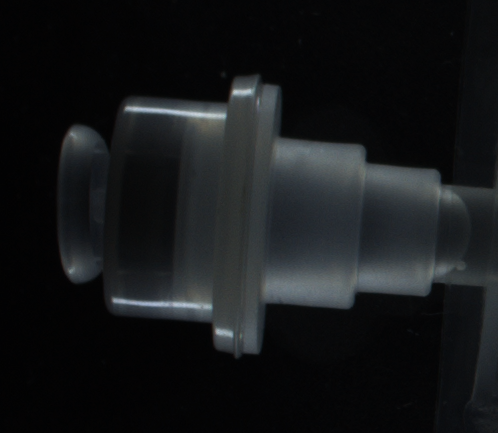
#> input picture GUI template/GUI template/portgoal3.bmp, 498 x 433 px, given in place of , which was not available
$ python -i 'VNX-0-2(Ctr).py'   (imports and definitions only)   (older library calls are emulated)
#> lines starting #> are read from the running program, lines starting #| are printed output that depends on the picture; after the words box and inside, x2 and y2 are one past the last pixel; in counts of white or black regions, pixels touching at a corner belong together; pictures that were not available may be replaced by others from this repository, and a replacement may not be noted

from tkinter import *
from tkinter import messagebox, filedialog

import os
import cv2
import numpy as np
import matplotlib as mpl
from copy import deepcopy
from PIL import Image, ImageTk

from calendar import c
from concurrent.futures import process
from multiprocessing import dummy
import glob
import sys

from matplotlib import pyplot as plt
from PIL import Image
import PIL
from pickle import FALSE, TRUE
import imutils

filter_con_min = 0.25
filter_con_max = 0.6

# Center the tkinter window
# [518 lines left out: functions center_window, cv2_window, resize, select_image, on_mouse, select_roi and 7 more, not called in this run]


#generate roi
def generate_roi():
    global path
    global panalA
    print("yes")
    image = cv2.imread(path)
#> image is the input picture: shape (433, 498, 3); mean B, G, R 24.8, 23.2, 21.3
    print(path)
    # [9 lines of commented-out code are left out]
    count = 0

    init_image = image.copy()

    if isDarkImage(image) == 1:
        #print("dark")
        template = cv2.imread('portgoal3.bmp', 0)
        methods = ['cv2.TM_CCORR_NORMED']
        box,bag_box = generateROI(image, methods, template)
    else:
        #print("white")
        template = cv2.imread('portgoal.bmp', 0)
        methods = ['cv2.TM_CCOEFF_NORMED']
        box,bag_box = generateROI(image, methods, template)
    # [4 lines of commented-out code are left out]
    original,masked = extraction(image,box[0],box[1])
    #cv2.waitKey(0)
    preprocessed,cropped = preprocess(masked,FALSE)

    if(isDarkImage(image)==1):
        preprocessed, cropped = preprocess_dark(masked,FALSE)
    else:
        preprocessed,cropped = preprocess(masked,FALSE)
    #show_result("After",preprocessed)
    #show_result("Cropped",cropped)

    # change parameters to get rid of the border
    newbox0 = list(box[0])
    newbox1 = list(box[1])
    for i in range(2):
        newbox0[i]+=37
        newbox1[i]-=30
    nbox0=tuple(newbox0)
    nbox1=tuple(newbox1)
    nbox = (nbox0,nbox1)
    #print(nbox)

    _,secondcrop = extraction_white(preprocessed,nbox[0],nbox[1])
    #show_result("SecondCrop",secondcrop)
    #cv2.waitKey(0)
    #cv2.destroyAllWindows()
    # take only the interested area
    nc = secondcrop[nbox0[1]:nbox1[1],nbox0[0]:nbox1[0]]
    # [11 lines of commented-out code are left out]

    thnc = thresholding(nc,1)
    #show_result("Threshold", thnc)
    #cv2.waitKey(0)

    contour_edge,gc = locate_contour(thnc)
    # time to get the bounding box for this contour

    boxim,box,no_turn_top_left,no_turn_bottom_right = locate_box(contour_edge,gc)

    if(len(box)!=0):

        # process box coordinate so to fit original picture
        box[0][0]+=newbox0[0]
        no_turn_top_left[0]+=newbox0[0]
        no_turn_bottom_right[0]+=newbox0[0]
        box[0][1]+=newbox0[1]
        no_turn_top_left[1]+=newbox0[1]
        no_turn_bottom_right[1]+=newbox0[1]
        box[1][0]+=newbox0[0]
        box[1][1]+=newbox0[1]
        box[2][0]+=newbox0[0]
        box[2][1]+=newbox0[1]
        box[3][0]+=newbox0[0]
        box[3][1]+=newbox0[1]

        boxed_original = image
        boxed_original = cv2.drawContours(image,[box],-1,(0,0,255),2)
        boxed_original = cv2.rectangle(boxed_original,(no_turn_top_left[0],no_turn_top_left[1]),(no_turn_bottom_right[0],no_turn_bottom_right[1]),(0,255,0),2)
    #cv2.imshow("boxed",boxed_original)


    #only need x coordinate of port box for big box
    bag_box_left_extreme = no_turn_bottom_right[0]


    # [48 lines of commented-out code are left out]
    processed_bag, scaled_bag = bag_preprocess(init_image,FALSE)
    border_images = bag_border_extraction(processed_bag, 1)
    located, contour = locate_bags(border_images, scaled_bag)

    if contour is None:
        print("Could not locate infusion bags in data: ".format(name))
    else:
        boxim,box,no_turn_top_left,no_turn_bottom_right = locate_bag_box(located,contour)


        # process box coordinate so to fit original picture
        box[0][0]*=2
        no_turn_top_left[0]*=2
        no_turn_bottom_right[0]*=2
        box[0][1]*=2
        no_turn_top_left[1]*=2
        no_turn_bottom_right[1]*=2
        box[1][0]*=2
        box[1][1]*=2
        box[2][0]*=2
        box[2][1]*=2
        box[3][0]*=2
        box[3][1]*=2

        print(box)
        print(bag_box[0])
        # [4 lines of commented-out code are left out]


        boxed_original = cv2.drawContours(boxed_original,[box],-1,(0,0,255),2)
        boxed_original = cv2.rectangle(boxed_original,(no_turn_top_left[0],no_turn_top_left[1]),(no_turn_bottom_right[0],no_turn_bottom_right[1]),(0,255,0),2)
        #cv2.imshow("boxed",boxed_original)
        #cv2.waitKey(0)

    # From here, axis


    name = "boxed"+str(count)+".jpg"

    # Use this path for overall output
    ##Path="./result_roi/"+name

    # Use this path for
    ##cv2.imwrite(Path,boxed_original)
    count+=1


    img_gray = boxed_original
    #plt.imshow(img_gray)
    #plt.show()
    pil_image2 = cv2.resize(img_gray, (648, 486))
    #pil_image = Image.fromarray(img_gray)
    pil_image = Image.fromarray(pil_image2)

    tk_image = ImageTk.PhotoImage(pil_image)

    panelA.configure(image = tk_image)
    panelA.image = tk_image


# port detection:
# read images of .bmp format
# [33 lines left out: functions load_images_bmp, load_images_bmp_single, load_images_jpg, not called in this run]

#decide if the images is dark
def isDarkImage(image):
    gray = cv2.cvtColor(image, cv2.COLOR_BGR2GRAY)
    thr, binary = cv2.threshold(gray, 0, 255, cv2.THRESH_BINARY | cv2.THRESH_OTSU)
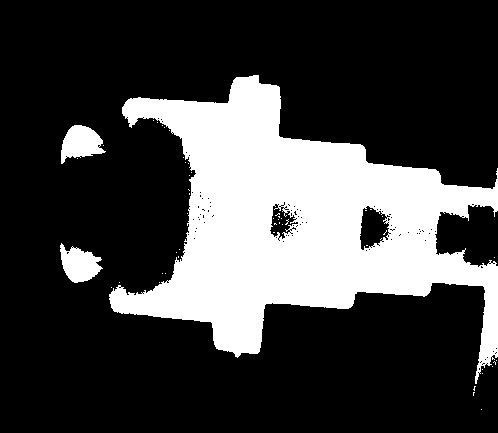
#> binary: shape (433, 498); 25.5% white; 51 white regions (48 under 20 px), largest, box (x1, y1, x2, y2) and area: (109, 75, 498, 384) 52829, (61, 125, 106, 164) 1085, (60, 243, 103, 283) 1059
#> thr = 36
    #plt.imshow(binary)
    #plt.show()
    mean = np.mean(binary)
#> mean = 65.12
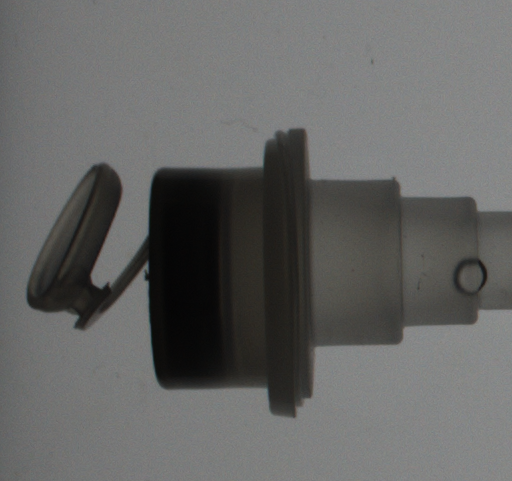
#> input picture GUI template/GUI template/portgoal.bmp, 512 x 481 px
    #print(mean)
    if(mean > 50):
        return 0
    else:
        return 1

#find the inititial roi of the port and bag
def generateROI(processed_img, methods, template):
    folder = 'testset'
    pattern = folder + '\\*\\*.bmp'
    count = 0

    img_gray = cv2.cvtColor(processed_img, cv2.COLOR_BGR2GRAY)
    img = cv2.cvtColor(processed_img, cv2.COLOR_BGR2RGB)

    h, w = template.shape[:2]
    for meth in methods:
        img2 = img.copy()
        method = eval(meth)
        res = cv2.matchTemplate(img_gray, template, method)
        min_val, max_val, min_loc, max_loc = cv2.minMaxLoc(res)

        if method in [cv2.TM_SQDIFF, cv2.TM_SQDIFF_NORMED]:
            top_left = min_loc
        else:
            top_left = max_loc
            bottom_right = (top_left[0] + w, top_left[1] + h)
            cv2.circle(res, top_left, 10, 0, 2)

        cv2.rectangle(img2, top_left, bottom_right, (0, 255, 0), 2)
        bag_top_left = (bottom_right[0]-100,250)
        bag_bottom_right=(2000,1750)
        cv2.rectangle(img2, (bottom_right[0] - 100, 250), (2000,1750), (0, 255, 0), 2)
        # [4 lines of commented-out code are left out]
        status = cv2.imwrite("resultbag2.jpg", img2)
        #print(status)
        return((top_left, bottom_right),(bag_top_left,bag_bottom_right))
#> this loop made 1 pass
#> (min_val, max_val, min_loc, top_left, bottom_right, bag_top_left) on pass 1: (-0.497, -0.278, (0, 40), (14, 0), (526, 481), (426, 250))
#> in generate_roi, `box,bag_box = generateROI(image, methods, template)`: box = ((14, 0), (526, 481)); bag_box = ((426, 250), (2000, 1750))

# Cropping out interested area for processing
def extraction(src, top_left, bottom_right):
#> called with top_left = (14, 0), bottom_right = (526, 481)
    original = src
    blank = np.zeros(src.shape[:2], dtype='uint8')
    mask = cv2.rectangle(blank,top_left,bottom_right,255,-1)
#> mask: shape (433, 498); 97.2% white; 1 black region, box (x1, y1, x2, y2) and area: (0, 0, 14, 433) 6062
    masked = cv2.bitwise_and(src,src,mask=mask)
    #cv2.imshow("Cropped",masked)
    return original,masked

# Cropping out but using white background
def extraction_white(src, top_left, bottom_right):
    original = src
    blank = np.zeros(src.shape[:2], dtype='uint8')
    mask = cv2.rectangle(blank,top_left,bottom_right,150,-1)
    masked = cv2.bitwise_and(src,src,mask=mask)
    #cv2.imshow("Cropped",masked)
    return original,masked

# Apply Threshold to the image
def thresholding(src,mode=1):
    #im = cv2.adaptiveThreshold(src,255,cv2.ADAPTIVE_THRESH_MEAN_C,cv2.THRESH_BINARY_INV,13,2)
    _,im = cv2.threshold(src,247,255,cv2.THRESH_BINARY)
    #cv2.imshow("Threshold",im)
    #cv2.waitKey(0)

    return im

# Apply Blur to the image
def blur(src, mode=1):
    im = cv2.GaussianBlur(src,(13,13),0)

    #cv2.imshow("Blurred",im)
    #cv2.waitKey(0)

    return im

# Crop Image
def crop(src,top_left,bottom_right):
    cropped = src[top_left[1]:bottom_right[1],top_left[0]:bottom_right[0]]
    return cropped


# Show Result
# [7 lines left out: function show_result, not called in this run]


# Pre-Process Image
def preprocess(src, show=FALSE):
    # for image in image_list:
    rows, cols, _channels = map(int, src.shape)
    # right now try to prevent down sampling to preserve original image size
    #scaled_img = cv2.pyrDown(src, dstsize=(cols // 2, rows // 2))  # down sampling
    scaled_img = src
    #
    show = False
    if show:
        cv2.imshow("original", scaled_img)
    # image enhancing
    # converting to LAB color space
    lab = cv2.cvtColor(scaled_img, cv2.COLOR_BGR2LAB)
#> lab: shape (433, 498, 3); mean of channels 0, 1, 2 22.7, 127.5, 126.8
    l_channel, a, b = cv2.split(lab)

    # Applying CLAHE to L-channel
    # feel free to try different values for the limit and grid size:
    clahe1 = cv2.createCLAHE(clipLimit=6.0, tileGridSize=(8, 8))
    cl = clahe1.apply(l_channel)

    # merge the CLAHE enhanced L-channel with the a and b channel
    limg = cv2.merge((cl, a, b))
#> limg: shape (433, 498, 3); mean of channels 0, 1, 2 50.7, 127.5, 126.8

    # Converting image from LAB Color model to BGR color spcae
    im = cv2.cvtColor(limg, cv2.COLOR_LAB2BGR)

    if show:
        cv2.imshow('enhance1: CLAHE', im)
    im = cv2.cvtColor(im, cv2.COLOR_BGR2GRAY)  # convert to gray scale
#> im: shape (433, 498)
    if show:
        cv2.imshow("grey", im)
    im = cv2.equalizeHist(im)  # 直方图均衡化
    if show:
        cv2.imshow("enhance2:", im)
    im = blur(im, 2)
#> in blur, `im = cv2.GaussianBlur(src,(13,13),0)`:
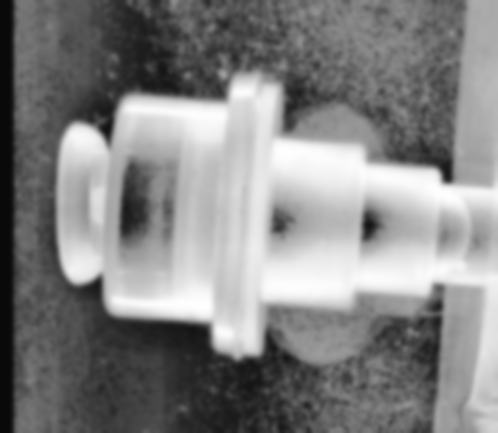
#> im: shape (433, 498); min 9, max 254, mean 131
#> in generate_roi, `newbox0 = list(box[0])`: newbox0 = [14, 0]
#> in generate_roi, `newbox1 = list(box[1])`: newbox1 = [526, 481]
#> after the loop in generate_roi, `for i in range(2):`: newbox0 = [51, 37]; newbox1 = [496, 451]
#> in generate_roi, `nbox0=tuple(newbox0)`: nbox0 = (51, 37)
#> in generate_roi, `nbox1=tuple(newbox1)`: nbox1 = (496, 451)
#> in generate_roi, `nbox = (nbox0,nbox1)`: nbox = ((51, 37), (496, 451))
#> in generate_roi, `nc = secondcrop[nbox0[1]:nbox1[1],nbox0[0]:nbox1[0]]`:
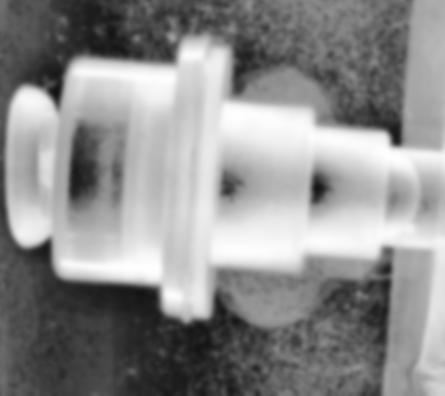
#> nc: shape (396, 445); min 17, max 254, mean 141.2
    if show:
        cv2.imshow("blur", im)
    # th = thresholding(im, 2)  # binary
    #cv2.waitKey(0)
    cv2.destroyAllWindows()
    return im, scaled_img

# Pre-Process for dark backgrounds
# [51 lines left out: functions preprocess_dark, bag_blur, not called in this run]

# Filter small contours
def filter_small_contour(src):
    contours_list, _ = cv2.findContours(src, cv2.RETR_LIST, cv2.CHAIN_APPROX_SIMPLE)
    ImageArea = src.shape[0] * src.shape[1]
    filtered_contours =  []
    for i in contours_list:
        # criteria for filtering
        area = cv2.contourArea(i)
        #print(area)
        if area>=(35) and area<=160:
            filtered_contours.append(i)
    return filtered_contours

# Filter small contours (2nd time)
# [9 lines left out: function filter_small_contour_second, not called in this run]

# Find biggest Contour
def find_biggest_contour(src):
    biggest = src[0]
    for i in src:
        area = cv2.contourArea(i)
        biggest_area = cv2.contourArea(biggest)
        if(area>biggest_area):
            biggest=i
    return biggest


# Detect Box Contour
def locate_contour(src):
    kernel = cv2.getStructuringElement(cv2.MORPH_RECT, (2, 2))
#> kernel = [[1, 1], [1, 1]]
    dilate = cv2.dilate(src, kernel)
#> dilate: shape (396, 445); 3.5% white; 9 white regions, largest, box (x1, y1, x2, y2) and area: (224, 107, 410, 166) 2551, (214, 240, 292, 258) 1169, (80, 256, 161, 277) 868
    edges = imutils.auto_canny(dilate)
#> edges: shape (396, 445); 0.71% white in thin lines or dots, all inside (x1, y1, x2, y2) = (67, 52, 410, 300)
    #show_result("Canny",edges)
    #cv2.waitKey(0)

    ini_contours,_ = cv2.findContours(edges,cv2.RETR_LIST,cv2.CHAIN_APPROX_SIMPLE)
#> ini_contours = 17 contours, 1 with area under 20; largest, box (x1, y1, x2, y2) and area: (223, 106, 410, 166) 2574, (223, 106, 410, 166) 2538, (213, 239, 292, 258) 1168, (213, 239, 292, 258) 1165, (80, 70, 175, 89) 702
    dummy_edge = ini_contours[0]
#> dummy_edge = contour of 14 points, box (x1, y1, x2, y2) (166, 291, 180, 300), area 75

    # get rid of small contours
    good_contours = filter_small_contour(edges)
#> in filter_small_contour, `contours_list, _ = cv2.findContours(src, cv2.RETR_LIST, cv2.CHAIN_APPR..`: contours_list has the same summary as ini_contours in locate_contour
#> the loop in filter_small_contour, `for i in contours_list:` made 17 passes
#> area on passes 1, 2, 3, 4, 6, 7, 8, 9: 75, 78, 21.5, 22, 1165, 1168.5, 424, 427
#> after the loop in filter_small_contour, `for i in contours_list:`: filtered_contours = 4 contours; box (x1, y1, x2, y2) and area: (184, 52, 201, 59) 86, (184, 52, 201, 59) 84, (166, 291, 180, 300) 78, (166, 291, 180, 300) 75
#> good_contours has the same summary as filtered_contours in filter_small_contour
    mask = np.ones(edges.shape[:2],dtype="uint8")*255
    contourImg = cv2.drawContours(mask, good_contours, -1, (0,255,0), 2)
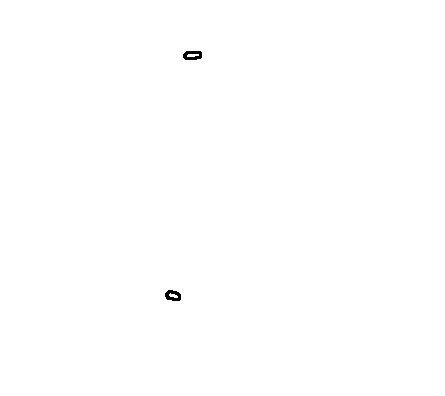
#> contourImg: shape (396, 445); 99.9% white; 2 black regions, box (x1, y1, x2, y2) and area: (183, 51, 202, 60) 124, (165, 290, 181, 301) 116
    contourImg = cv2.bitwise_not(contourImg)
#> contourImg: shape (396, 445); 0.14% white; 2 white regions
    #cv2.imshow("Contours", contourImg)
    #cv2.waitKey(0)

    edges = contourImg

    for cnt in good_contours:
        size = cv2.contourArea(cnt)
#> this loop made 4 passes
#> size on passes 1 to 4: 75, 78, 84, 85.5
        #print("printing cnt size")
        #print(size)

    edges = blur(edges,1)
    #good_contours=filter_small_contour(edges)
    new_good_contours, _ = cv2.findContours(edges, cv2.RETR_LIST, cv2.CHAIN_APPROX_SIMPLE)
#> new_good_contours = 2 contours; box (x1, y1, x2, y2) and area: (177, 45, 208, 66) 512, (159, 284, 187, 307) 476

    if(len(new_good_contours)==0):
        return edges,dummy_edge

    biggest = find_biggest_contour(new_good_contours)
#> in find_biggest_contour, `biggest = src[0]`: biggest = contour of 42 points, box (x1, y1, x2, y2) (159, 284, 187, 307), area 476
#> the loop in find_biggest_contour, `for i in src:` made 2 passes
#> (area, biggest_area) on passes 1 to 2: (476.5, 476.5), (512, 476.5)
#> biggest = contour of 40 points, box (x1, y1, x2, y2) (177, 45, 208, 66), area 512
#> in generate_roi, `contour_edge,gc = locate_contour(thnc)`: gc has the same summary as biggest in locate_contour
    # [5 lines of commented-out code are left out]

    return edges,biggest

# Draw Box
def locate_box(src,gc):
    # [5 lines of commented-out code are left out]
    cnt=gc
#> cnt has the same summary as biggest in locate_contour
    #if (len(gc)>1):
    #    cnt=np.vstack([gc[0],gc[1]])
    boundRect = cv2.boundingRect(cnt)
#> boundRect = (177, 45, 31, 21)
    rect = cv2.minAreaRect(cnt)
#> rect = ((192, 55), (20, 30), -90)
    box = cv2.boxPoints(rect)
#> box = [[207, 65], [177, 65], [177, 45], [207, 45]]
    box = np.int0(box)
    mask = src
    mask = cv2.cvtColor(mask,cv2.COLOR_GRAY2BGR)
#> mask: shape (396, 445, 3)
    #print(box)
    mask = cv2.drawContours(mask,[box],-1,(0,0,255),4 )
    mask = cv2.rectangle(mask, (int(boundRect[0]), int(boundRect[1])), (int(boundRect[0]+boundRect[2]), int(boundRect[1]+boundRect[3])), (0,255,0), 2)
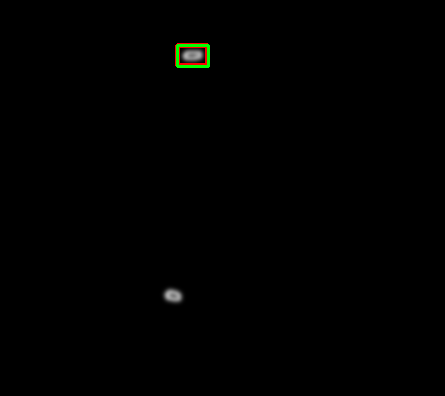
#> mask: shape (396, 445, 3); mean B, G, R 0.3, 0.8, 0.6
#> in generate_roi, `boxim,box,no_turn_top_left,no_turn_bottom_right = locate_box(contour_e..`: no_turn_top_left = [177, 45]; no_turn_bottom_right = [208, 66]
#> in generate_roi, `bag_box_left_extreme = no_turn_bottom_right[0]`: bag_box_left_extreme = 259

    #show_result("box",mask)
    #cv2.waitKey(0)
    return mask,box,[int(boundRect[0]), int(boundRect[1])],[int(boundRect[0]+boundRect[2]), int(boundRect[1]+boundRect[3])]


# Adapting from Yilin's Code for bag location
def bag_blur(new_image, mode=1):
    if mode == 1:
        new_image = cv2.GaussianBlur(new_image, (13, 13), 0)
        # new_image = cv2.GaussianBlur(new_image, (0, 0), sigmaX = 2.5, sigmaY = 2.5)
    elif mode == 2:
        new_image = cv2.medianBlur(new_image, 5)
    elif mode == 3:
        new_image = cv2.bilateralFilter(new_image, 9, 75, 75)
    return new_image

def bag_thresholding(corrected,mode=1):
    if mode == 1:
        th = cv2.adaptiveThreshold(corrected, 255, cv2.ADAPTIVE_THRESH_GAUSSIAN_C,
                                   cv2.THRESH_BINARY_INV, 13, 2)  # 自适应二值化
    elif mode == 2:
        th = cv2.adaptiveThreshold(corrected, 255, cv2.ADAPTIVE_THRESH_MEAN_C,
                                   cv2.THRESH_BINARY_INV, 13, 2)  # 自适应二值化
    elif mode == 3:
        _, th = cv2.threshold(corrected, 0, 255, cv2.THRESH_BINARY + cv2.THRESH_OTSU)
    else:
        th = corrected
    return th

def filter_bag_contours(image, contour_list):
    filtered_contours = []
    ImageArea = image.shape[0] * image.shape[1]
    largest = 0
    for i in contour_list:
        # criteria for filtering
        area = cv2.contourArea(i)
        if (area > largest):
            largest = area
        if (area >= filter_con_min * ImageArea) and (area <= filter_con_max * ImageArea):
            filtered_contours.append(i)
    print("The image area is")
    print (ImageArea)
    print ("The largest contour area is")
    print (largest)
    return filtered_contours

def bag_border_extraction(im, mode=2):
    if mode == 1:
        # for image in image_list:
        kernel = cv2.getStructuringElement(cv2.MORPH_RECT, (2, 2))
        dilate = cv2.dilate(im, kernel)
        erode = cv2.erode(im, kernel)
        result = cv2.absdiff(dilate, erode)
        cv2.imwrite("dilate.jpg", dilate)
        cv2.imwrite("erode.jpg", erode)
        cv2.imwrite("result.jpg", result)
        return result
    elif mode == 2:
        # for image in image_list:
        result = cv2.Canny(im, 100, 200)
        return result

def locate_bags(th, scaled_im):
    # for th, new_image in zip(edge_images, scaled_im):
    contours_list, _ = cv2.findContours(th, cv2.RETR_LIST, cv2.CHAIN_APPROX_SIMPLE)
    print("Contours num:{}".format(len(contours_list)))
    filtered_con = filter_bag_contours(th, contours_list)
    print("Filtered Contours num:{}".format(len(filtered_con)))
    result_im = np.copy(scaled_im)
    try:
        contour = filtered_con[0]
        # new_image = cv2.rectangle(new_image, (x, y), (x + w, y + h), color=(255, 0, 0), thickness=3)
    except IndexError:
        print("Index Out of Range For Data: No contour Detected or contours are all filtered")
        filtered_con = None

    return result_im, filtered_con

# [19 lines left out: function locate_bag_box, not called in this run]

def bag_preprocess(src, show=True):
    # for image in image_list:
    rows, cols, _channels = map(int, src.shape)
    scaled_img = cv2.pyrDown(src, dstsize=(cols // 2, rows // 2))  # down sampling

    show = False
    if show:
        cv2.imshow("original", scaled_img)
    # image enhancing
    # converting to LAB color space
    lab = cv2.cvtColor(scaled_img, cv2.COLOR_BGR2LAB)
#> lab: shape (216, 249, 3); mean of channels 0, 1, 2 22.7, 127.5, 126.8
    l_channel, a, b = cv2.split(lab)
#> l_channel: shape (216, 249)
#> a: shape (216, 249)
#> b: shape (216, 249)

    # Applying CLAHE to L-channel
    # feel free to try different values for the limit and grid size:
    clahe1 = cv2.createCLAHE(clipLimit=5.0, tileGridSize=(8, 8))
    cl = clahe1.apply(l_channel)
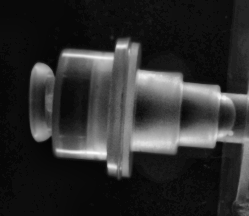
#> cl: shape (216, 249); min 3, max 252, mean 46.1

    # merge the CLAHE enhanced L-channel with the a and b channel
    limg = cv2.merge((cl, a, b))
#> limg: shape (216, 249, 3); mean of channels 0, 1, 2 46.1, 127.5, 126.8

    # Converting image from LAB Color model to BGR color spcae
    im = cv2.cvtColor(limg, cv2.COLOR_LAB2BGR)
#> im: shape (216, 249, 3)
#> (the rest of the program and of its run is left out)
